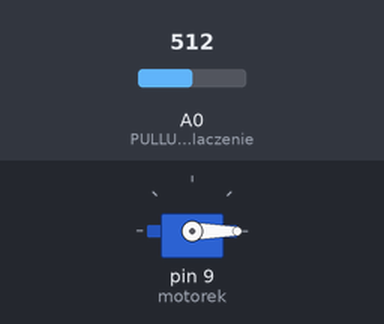
This sketch was run on a simulated Arduino Uno, built with avr-gcc and run on an emulated ATmega328P. Parts: servo. The test bench sets the inputs (shaded band); at power-on: A0 (PULLUP_oznacza_wlaczenie) = 512.

Above: at 1.2 s.
1.3 s: A0 (PULLUP_oznacza_wlaczenie) set to 306
At 2.2 s:
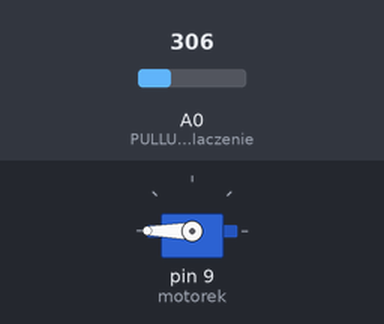
2.8 s: A0 (PULLUP_oznacza_wlaczenie) set to 122
At 3.4 s:
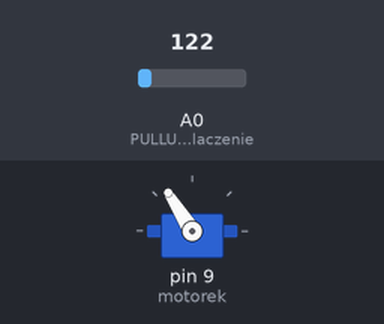
4.3 s: A0 (PULLUP_oznacza_wlaczenie) set to 900
At 5.5 s:
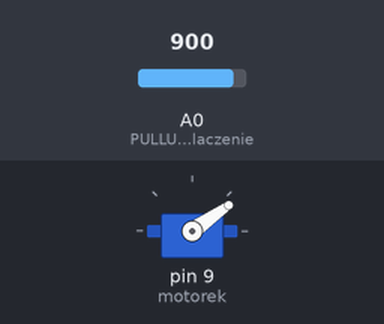
5.8 s: A0 (PULLUP_oznacza_wlaczenie) set to 1023
At 6.9 s:
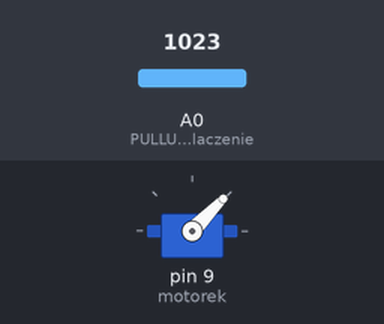
7.3 s: A0 (PULLUP_oznacza_wlaczenie) set to 511
At 8.0 s:
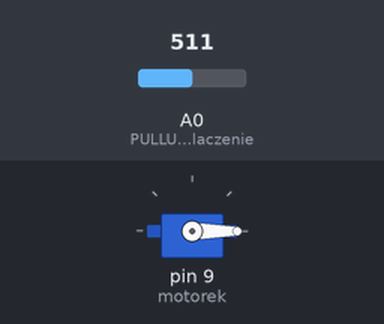
Timing chart, 0 to 9.8 s (numbered marks = the images above; inputs shaded):
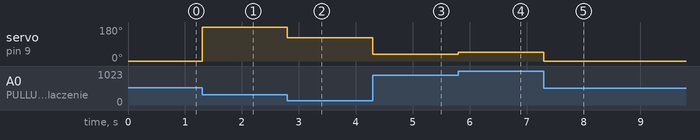

Measured:
- after the input at 1.3 s, servo on pin 9 (motorek): 0° → 180° at once
- after the input at 2.8 s, servo on pin 9 (motorek): 180° → 122° at once
- after the input at 4.3 s, servo on pin 9 (motorek): 122° → 35° at once
- after the input at 5.8 s, servo on pin 9 (motorek): 35° → 46° at once
- after the input at 7.3 s, servo on pin 9 (motorek): 46° → 0° at once

The sketch:

fotorezystor01Bujamy.ino
```cpp
#include <Servo.h>

Servo motorek;

void setup() {

  motorek.attach(9);
  pinMode(A0, INPUT_PULLUP); //PULLUP oznacza wlaczenie wewnętrzengo rezystora między A0 a 5V (okolo 20KOm)

}

void loop() {

  int odczyt = analogRead(A0);
  motorek.write(odczyt);

}
```
